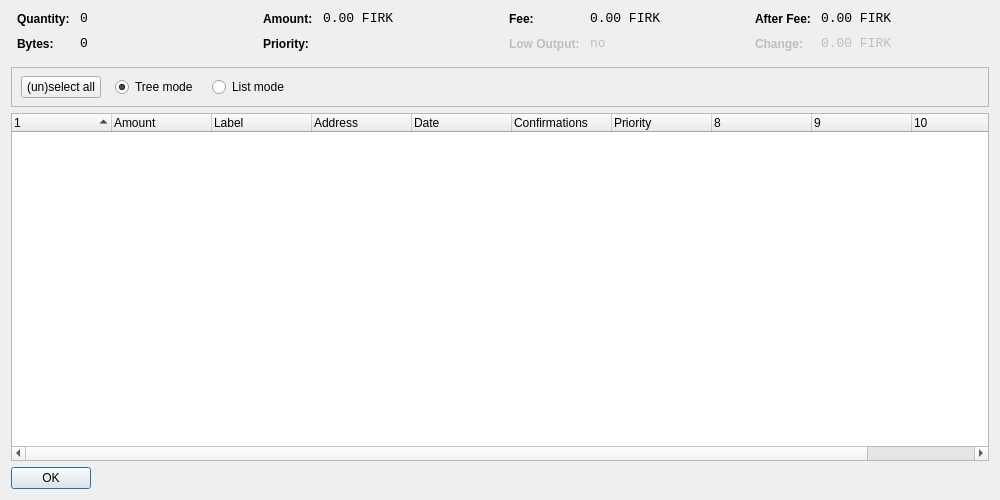
<?xml version="1.0" encoding="UTF-8"?>
<ui version="4.0">
 <class>CoinControlDialog</class>
 <widget class="QDialog" name="CoinControlDialog">
  <property name="geometry">
   <rect>
    <x>0</x>
    <y>0</y>
    <width>1000</width>
    <height>500</height>
   </rect>
  </property>
  <property name="windowTitle">
   <string>Coin Control</string>
  </property>
  <layout class="QVBoxLayout" name="verticalLayout">
   <item>
    <layout class="QHBoxLayout" name="horizontalLayoutTop" stretch="0,0,0,0">
     <property name="topMargin">
      <number>0</number>
     </property>
     <property name="bottomMargin">
      <number>10</number>
     </property>
     <item>
      <layout class="QFormLayout" name="formLayoutCoinControl1">
       <property name="horizontalSpacing">
        <number>10</number>
       </property>
       <property name="verticalSpacing">
        <number>10</number>
       </property>
       <property name="leftMargin">
        <number>6</number>
       </property>
       <property name="rightMargin">
        <number>6</number>
       </property>
       <item row="0" column="0">
        <widget class="QLabel" name="labelCoinControlQuantityText">
         <property name="styleSheet">
          <string notr="true">font-weight:bold;</string>
         </property>
         <property name="text">
          <string>Quantity:</string>
         </property>
        </widget>
       </item>
       <item row="0" column="1">
        <widget class="QLabel" name="labelCoinControlQuantity">
         <property name="font">
          <font>
           <family>Monospace</family>
           <pointsize>10</pointsize>
          </font>
         </property>
         <property name="cursor">
          <cursorShape>IBeamCursor</cursorShape>
         </property>
         <property name="contextMenuPolicy">
          <enum>Qt::ActionsContextMenu</enum>
         </property>
         <property name="text">
          <string notr="true">0</string>
         </property>
         <property name="textInteractionFlags">
          <set>Qt::LinksAccessibleByMouse|Qt::TextSelectableByKeyboard|Qt::TextSelectableByMouse</set>
         </property>
        </widget>
       </item>
       <item row="1" column="0">
        <widget class="QLabel" name="labelCoinControlBytesText">
         <property name="styleSheet">
          <string notr="true">font-weight:bold;</string>
         </property>
         <property name="text">
          <string>Bytes:</string>
         </property>
        </widget>
       </item>
       <item row="1" column="1">
        <widget class="QLabel" name="labelCoinControlBytes">
         <property name="font">
          <font>
           <family>Monospace</family>
           <pointsize>10</pointsize>
          </font>
         </property>
         <property name="cursor">
          <cursorShape>IBeamCursor</cursorShape>
         </property>
         <property name="contextMenuPolicy">
          <enum>Qt::ActionsContextMenu</enum>
         </property>
         <property name="text">
          <string notr="true">0</string>
         </property>
         <property name="textInteractionFlags">
          <set>Qt::LinksAccessibleByMouse|Qt::TextSelectableByKeyboard|Qt::TextSelectableByMouse</set>
         </property>
        </widget>
       </item>
      </layout>
     </item>
     <item>
      <layout class="QFormLayout" name="formLayoutCoinControl2">
       <property name="horizontalSpacing">
        <number>10</number>
       </property>
       <property name="verticalSpacing">
        <number>10</number>
       </property>
       <property name="leftMargin">
        <number>6</number>
       </property>
       <property name="rightMargin">
        <number>6</number>
       </property>
       <item row="0" column="0">
        <widget class="QLabel" name="labelCoinControlAmountText">
         <property name="styleSheet">
          <string notr="true">font-weight:bold;</string>
         </property>
         <property name="text">
          <string>Amount:</string>
         </property>
        </widget>
       </item>
       <item row="0" column="1">
        <widget class="QLabel" name="labelCoinControlAmount">
         <property name="font">
          <font>
           <family>Monospace</family>
           <pointsize>10</pointsize>
          </font>
         </property>
         <property name="cursor">
          <cursorShape>IBeamCursor</cursorShape>
         </property>
         <property name="contextMenuPolicy">
          <enum>Qt::ActionsContextMenu</enum>
         </property>
         <property name="text">
          <string notr="true">0.00 FIRK</string>
         </property>
         <property name="textInteractionFlags">
          <set>Qt::LinksAccessibleByMouse|Qt::TextSelectableByKeyboard|Qt::TextSelectableByMouse</set>
         </property>
        </widget>
       </item>
       <item row="1" column="0">
        <widget class="QLabel" name="labelCoinControlPriorityText">
         <property name="styleSheet">
          <string notr="true">font-weight:bold;</string>
         </property>
         <property name="text">
          <string>Priority:</string>
         </property>
        </widget>
       </item>
       <item row="1" column="1">
        <widget class="QLabel" name="labelCoinControlPriority">
         <property name="font">
          <font>
           <family>Monospace</family>
           <pointsize>10</pointsize>
          </font>
         </property>
         <property name="cursor">
          <cursorShape>IBeamCursor</cursorShape>
         </property>
         <property name="contextMenuPolicy">
          <enum>Qt::ActionsContextMenu</enum>
         </property>
         <property name="text">
          <string/>
         </property>
         <property name="textInteractionFlags">
          <set>Qt::LinksAccessibleByMouse|Qt::TextSelectableByKeyboard|Qt::TextSelectableByMouse</set>
         </property>
        </widget>
       </item>
      </layout>
     </item>
     <item>
      <layout class="QFormLayout" name="formLayoutCoinControl3">
       <property name="horizontalSpacing">
        <number>10</number>
       </property>
       <property name="verticalSpacing">
        <number>10</number>
       </property>
       <property name="leftMargin">
        <number>6</number>
       </property>
       <property name="rightMargin">
        <number>6</number>
       </property>
       <item row="0" column="0">
        <widget class="QLabel" name="labelCoinControlFeeText">
         <property name="styleSheet">
          <string notr="true">font-weight:bold;</string>
         </property>
         <property name="text">
          <string>Fee:</string>
         </property>
        </widget>
       </item>
       <item row="0" column="1">
        <widget class="QLabel" name="labelCoinControlFee">
         <property name="font">
          <font>
           <family>Monospace</family>
           <pointsize>10</pointsize>
          </font>
         </property>
         <property name="cursor">
          <cursorShape>IBeamCursor</cursorShape>
         </property>
         <property name="contextMenuPolicy">
          <enum>Qt::ActionsContextMenu</enum>
         </property>
         <property name="text">
          <string notr="true">0.00 FIRK</string>
         </property>
         <property name="textInteractionFlags">
          <set>Qt::LinksAccessibleByMouse|Qt::TextSelectableByKeyboard|Qt::TextSelectableByMouse</set>
         </property>
        </widget>
       </item>
       <item row="1" column="0">
        <widget class="QLabel" name="labelCoinControlLowOutputText">
         <property name="enabled">
          <bool>false</bool>
         </property>
         <property name="styleSheet">
          <string notr="true">font-weight:bold;</string>
         </property>
         <property name="text">
          <string>Low Output:</string>
         </property>
        </widget>
       </item>
       <item row="1" column="1">
        <widget class="QLabel" name="labelCoinControlLowOutput">
         <property name="enabled">
          <bool>false</bool>
         </property>
         <property name="font">
          <font>
           <family>Monospace</family>
           <pointsize>10</pointsize>
          </font>
         </property>
         <property name="cursor">
          <cursorShape>IBeamCursor</cursorShape>
         </property>
         <property name="contextMenuPolicy">
          <enum>Qt::ActionsContextMenu</enum>
         </property>
         <property name="text">
          <string notr="true">no</string>
         </property>
         <property name="textInteractionFlags">
          <set>Qt::LinksAccessibleByMouse|Qt::TextSelectableByKeyboard|Qt::TextSelectableByMouse</set>
         </property>
        </widget>
       </item>
      </layout>
     </item>
     <item>
      <layout class="QFormLayout" name="formLayoutCoinControl4">
       <property name="horizontalSpacing">
        <number>10</number>
       </property>
       <property name="verticalSpacing">
        <number>10</number>
       </property>
       <property name="leftMargin">
        <number>6</number>
       </property>
       <property name="rightMargin">
        <number>6</number>
       </property>
       <item row="0" column="0">
        <widget class="QLabel" name="labelCoinControlAfterFeeText">
         <property name="styleSheet">
          <string notr="true">font-weight:bold;</string>
         </property>
         <property name="text">
          <string>After Fee:</string>
         </property>
        </widget>
       </item>
       <item row="0" column="1">
        <widget class="QLabel" name="labelCoinControlAfterFee">
         <property name="font">
          <font>
           <family>Monospace</family>
           <pointsize>10</pointsize>
          </font>
         </property>
         <property name="cursor">
          <cursorShape>IBeamCursor</cursorShape>
         </property>
         <property name="contextMenuPolicy">
          <enum>Qt::ActionsContextMenu</enum>
         </property>
         <property name="text">
          <string notr="true">0.00 FIRK</string>
         </property>
         <property name="textInteractionFlags">
          <set>Qt::LinksAccessibleByMouse|Qt::TextSelectableByKeyboard|Qt::TextSelectableByMouse</set>
         </property>
        </widget>
       </item>
       <item row="1" column="0">
        <widget class="QLabel" name="labelCoinControlChangeText">
         <property name="enabled">
          <bool>false</bool>
         </property>
         <property name="styleSheet">
          <string notr="true">font-weight:bold;</string>
         </property>
         <property name="text">
          <string>Change:</string>
         </property>
        </widget>
       </item>
       <item row="1" column="1">
        <widget class="QLabel" name="labelCoinControlChange">
         <property name="enabled">
          <bool>false</bool>
         </property>
         <property name="font">
          <font>
           <family>Monospace</family>
           <pointsize>10</pointsize>
          </font>
         </property>
         <property name="cursor">
          <cursorShape>IBeamCursor</cursorShape>
         </property>
         <property name="contextMenuPolicy">
          <enum>Qt::ActionsContextMenu</enum>
         </property>
         <property name="text">
          <string notr="true">0.00 FIRK</string>
         </property>
         <property name="textInteractionFlags">
          <set>Qt::LinksAccessibleByMouse|Qt::TextSelectableByKeyboard|Qt::TextSelectableByMouse</set>
         </property>
        </widget>
       </item>
      </layout>
     </item>
    </layout>
   </item>
   <item>
    <widget class="QFrame" name="frame">
     <property name="minimumSize">
      <size>
       <width>0</width>
       <height>40</height>
      </size>
     </property>
     <property name="frameShape">
      <enum>QFrame::StyledPanel</enum>
     </property>
     <property name="frameShadow">
      <enum>QFrame::Sunken</enum>
     </property>
     <widget class="QWidget" name="horizontalLayoutWidget">
      <property name="geometry">
       <rect>
        <x>10</x>
        <y>0</y>
        <width>781</width>
        <height>41</height>
       </rect>
      </property>
      <layout class="QHBoxLayout" name="horizontalLayoutPanel" stretch="0,0,0,0,0">
       <property name="spacing">
        <number>14</number>
       </property>
       <item>
        <widget class="QPushButton" name="pushButtonSelectAll">
         <property name="sizePolicy">
          <sizepolicy hsizetype="Maximum" vsizetype="Fixed">
           <horstretch>0</horstretch>
           <verstretch>0</verstretch>
          </sizepolicy>
         </property>
         <property name="text">
          <string>(un)select all</string>
         </property>
        </widget>
       </item>
       <item>
        <widget class="QRadioButton" name="radioTreeMode">
         <property name="sizePolicy">
          <sizepolicy hsizetype="Maximum" vsizetype="Fixed">
           <horstretch>0</horstretch>
           <verstretch>0</verstretch>
          </sizepolicy>
         </property>
         <property name="text">
          <string>Tree mode</string>
         </property>
         <property name="checked">
          <bool>true</bool>
         </property>
        </widget>
       </item>
       <item>
        <widget class="QRadioButton" name="radioListMode">
         <property name="sizePolicy">
          <sizepolicy hsizetype="Maximum" vsizetype="Fixed">
           <horstretch>0</horstretch>
           <verstretch>0</verstretch>
          </sizepolicy>
         </property>
         <property name="text">
          <string>List mode</string>
         </property>
        </widget>
       </item>
       <item>
        <spacer name="horizontalSpacer">
         <property name="orientation">
          <enum>Qt::Horizontal</enum>
         </property>
         <property name="sizeHint" stdset="0">
          <size>
           <width>40</width>
           <height>20</height>
          </size>
         </property>
        </spacer>
       </item>
      </layout>
     </widget>
    </widget>
   </item>
   <item>
    <widget class="CoinControlTreeWidget" name="treeWidget">
     <property name="contextMenuPolicy">
      <enum>Qt::CustomContextMenu</enum>
     </property>
     <property name="sortingEnabled">
      <bool>false</bool>
     </property>
     <property name="columnCount">
      <number>11</number>
     </property>
     <attribute name="headerShowSortIndicator" stdset="0">
      <bool>true</bool>
     </attribute>
     <attribute name="headerStretchLastSection">
      <bool>false</bool>
     </attribute>
     <column>
      <property name="text">
       <string/>
      </property>
     </column>
     <column>
      <property name="text">
       <string>Amount</string>
      </property>
     </column>
     <column>
      <property name="text">
       <string>Label</string>
      </property>
     </column>
     <column>
      <property name="text">
       <string>Address</string>
      </property>
     </column>
     <column>
      <property name="text">
       <string>Date</string>
      </property>
     </column>
     <column>
      <property name="text">
       <string>Confirmations</string>
      </property>
      <property name="toolTip">
       <string>Confirmed</string>
      </property>
     </column>
     <column>
      <property name="text">
       <string>Priority</string>
      </property>
     </column>
     <column>
      <property name="text">
       <string/>
      </property>
     </column>
     <column>
      <property name="text">
       <string/>
      </property>
     </column>
     <column>
      <property name="text">
       <string/>
      </property>
     </column>
     <column>
      <property name="text">
       <string/>
      </property>
     </column>
    </widget>
   </item>
   <item>
    <widget class="QDialogButtonBox" name="buttonBox">
     <property name="sizePolicy">
      <sizepolicy hsizetype="Maximum" vsizetype="Fixed">
       <horstretch>0</horstretch>
       <verstretch>0</verstretch>
      </sizepolicy>
     </property>
     <property name="orientation">
      <enum>Qt::Horizontal</enum>
     </property>
     <property name="standardButtons">
      <set>QDialogButtonBox::Ok</set>
     </property>
    </widget>
   </item>
  </layout>
 </widget>
 <customwidgets>
  <customwidget>
   <class>CoinControlTreeWidget</class>
   <extends>QTreeWidget</extends>
   <header>coincontroltreewidget.h</header>
  </customwidget>
 </customwidgets>
 <resources/>
 <connections/>
</ui>
